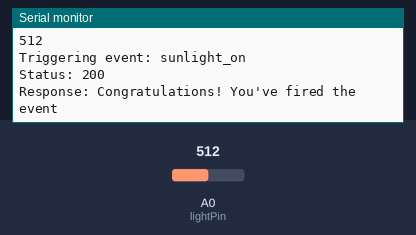
A sketch run on a simulated Arduino MKR. Shown: the last lines printed to the serial monitor. The test bench sets the inputs (shaded band); at power-on: A0 (lightPin) = 512. WiFi joins after 1.5 s; servers stay silent unless stated; web services answer with replies made up by the test bench.

Above: at 2.7 s.
2.8 s: A0 (lightPin) set to 3
At 12.6 s:
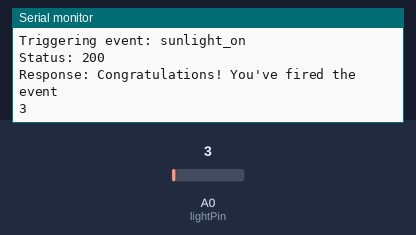
12.9 s: A0 (lightPin) set to 0
At 21.86 s:
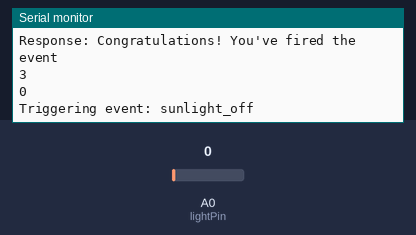

The sketch:

lightcode.ino
```cpp
#include <WiFiNINA.h>
#include <ArduinoHttpClient.h>


char ssid[] = "Samsung";
char pass[] = "hihahiha";


const char* server = "maker.ifttt.com";
String IFTTT_Key = "kmeLtIhf2OqlmlmXDCOgSkKmJ4GUDwwYrptBGsYcTQ9";
int lightPin = A0;
int threshold = 1;

WiFiClient wifi;
HttpClient client = HttpClient(wifi, server, 80);

bool wasBright = false;

void setup() {
  Serial.begin(9600);
  while (!Serial);

  connectWiFi();
}

void loop() {
  int lightValue = analogRead(lightPin);
  Serial.println(lightValue);

  if (lightValue > threshold && !wasBright) {
    sendToIFTTT("sunlight_on");
    wasBright = true;
  } else if (lightValue <= threshold && wasBright) {
    sendToIFTTT("sunlight_off");
    wasBright = false;
  }

  delay(10000);
}

void connectWiFi() {
  while (WiFi.begin(ssid, pass) != WL_CONNECTED) {
    Serial.println("Connecting...");
    delay(1000);
  }
  Serial.println("Connected to WiFi!");
}

void sendToIFTTT(String eventName) {
  String url = "/trigger/" + eventName + "/with/key/" + IFTTT_Key;
  Serial.print("Triggering event: ");
  Serial.println(eventName);

  client.get(url);

  int statusCode = client.responseStatusCode();
  String response = client.responseBody();
  Serial.print("Status: ");
  Serial.println(statusCode);
  Serial.print("Response: ");
  Serial.println(response);
}
```

Measured:
- the behaviour switches between 2 and 1 on A0 (lightPin) (found by bisection; images 1 and 2)
- after the input at 2.8 s, the serial monitor: prints a new line after 8.9 s (image 1)
- after the input at 12.9 s, the serial monitor: prints a new line after 8.8 s (image 2)
